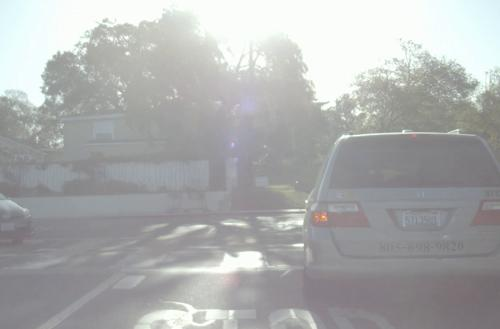
#> input picture data/vision/RoadScene/vi/0.png, 500 x 329 px; its folder holds only this picture in this run
$ python eval.py   (older library calls are emulated)
#> lines starting #> are read from the running program, lines starting #| are printed output that depends on the picture; pictures that were not available may be replaced by others from this repository, and a replacement may not be noted
#> further down, image_vi is the input picture: shape (329, 500, 3); mean R, G, B 172.3, 173.7, 173.6
### metrics.py
import numpy as np
import cv2
import torch
from skimage.metrics import peak_signal_noise_ratio as compare_psnr
import sklearn.metrics as skm
from skimage.metrics import structural_similarity as compare_ssim
from scipy.fftpack import dctn
from scipy.signal import convolve2d
from scipy.ndimage import sobel, generic_gradient_magnitude
import math


# [133 lines left out: functions sobel_fn, per_extn_im_fn, analysis_Qabf, analysis_MI, analysis_ssim, not called in this run]


def analysis_AG(image):
    img = image.astype(np.float32)
    if len(image.shape) == 2:
        img = img[:,:,np.newaxis]
    h,w,c = img.shape
#> h = 329; w = 500; c = 3
    g = np.zeros(c)
#> g = [0, 0, 0]
    for i in range(c):
        image_channel = img[:,:,i]
        [dy, dx] = np.gradient(image_channel)
        s = np.sqrt((np.power(dx,2) + np.power(dy,2))/2);
        g[i] = np.sum(s) / h / w;
#> this loop made 3 passes
#> pass 1, in analysis_AG, `[dy, dx] = np.gradient(image_channel)`:
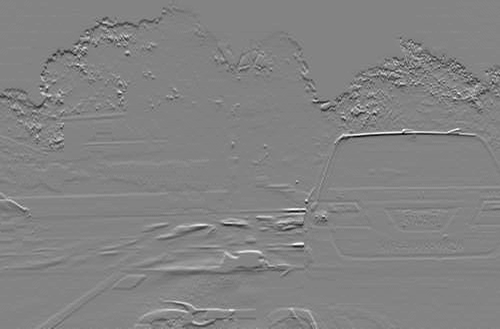
#> dy: shape (329, 500) float32; min -52, max 48.5, mean -0.3; drawn with min black and max white
#> pass 1, in analysis_AG, `[dy, dx] = np.gradient(image_channel)`:
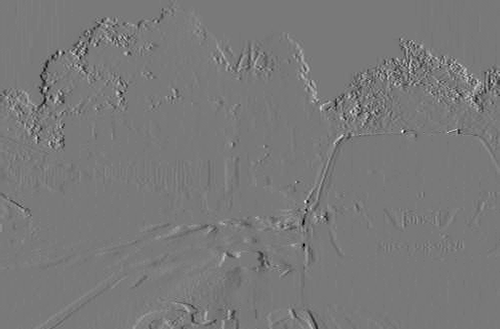
#> dx: shape (329, 500) float32; min -46.5, max 51, mean 0; drawn with min black and max white
#> pass 1, in analysis_AG, `s = np.sqrt((np.power(dx,2) + np.power(dy,2))/2);`:
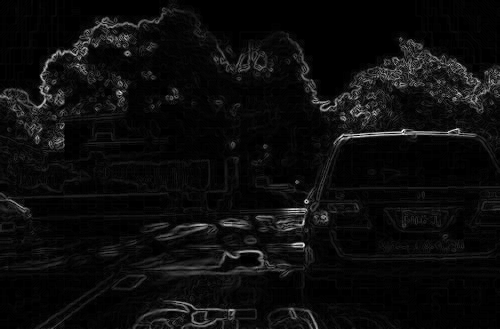
#> s: shape (329, 500) float32; min 0, max 40.32, mean 2; drawn with min black and max white
#> after the loop, g = [1.98, 2, 2.01]
    val = np.mean(g)
#> val = 2
    return val

def analysis_CC(image_vi,image_ir,image_fn):
    A = cv2.cvtColor(image_vi,cv2.COLOR_RGB2GRAY).astype(np.float32)
    B = image_ir.astype(np.float32)
    F = cv2.cvtColor(image_fn,cv2.COLOR_RGB2GRAY).astype(np.float32)
    rAF = np.sum((A - np.mean(A)) * (F - np.mean(F))) / np.sqrt(np.sum((A - np.mean(A)) ** 2) * np.sum((F - np.mean(F)) ** 2))
#> rAF = 1
#> (the run stopped early here; a loop or call above may not have finished)
